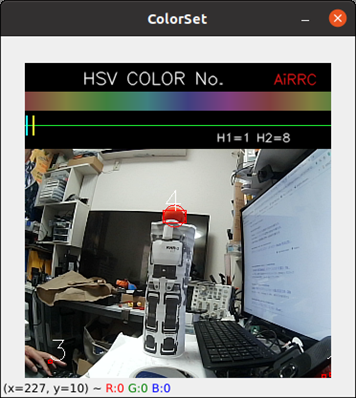
#> input picture pics-ocv/image019.png, 356 x 398 px, given in place of the camera
$ python image_pro.py
#> lines starting #> are read from the running program, lines starting #| are printed output that depends on the picture
#> in main, img is the input picture: shape (398, 356, 3); mean B, G, R 119, 120, 118.6
#!/usr/bin/env python
# -*- coding: utf-8 -*-
# by T.Nishimura
# 2020.10.22
#
import cv2
import numpy as np
import time
import math
#
def read_img():
  img = cv2.imread('image.png')
  return (img)
#
def write_img(nameimg,img):
  cv2.imwrite(nameimg,img)
#
def resize_img(img,w,h):
  ##resize--
  img = cv2.resize(img,(w,h))
  return (img)
#
def zoom_img(img,zo):#zo=0,1,2,3,4
  h,w,c=img_size(img)
  #trim
  img_zoom = img[int(h*zo/10):int(h-h*zo/10), int(w*zo/10):int(w-w*zo/10)]
  return (img_zoom)
#
def rotat(img,ang):
#> called with ang = 10
  h,w,c=img_size(img)
#> h = 398; w = 356; c = 3
  m = cv2.getRotationMatrix2D((w / 2, h / 2), ang, 1)
#> m = [[0.985, 0.174, -31.85], [-0.174, 0.985, 33.93]]
  im_roto = cv2.warpAffine(img, m, (w,h))
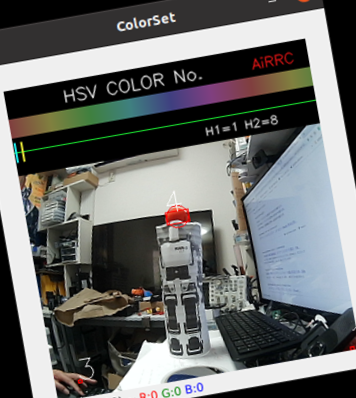
#> im_roto: shape (398, 356, 3); mean B, G, R 106.9, 107.9, 106.2
  return(im_roto)
  #
# [41 lines left out: functions edge_pro, line_pro, circle_pro, not called in this run]
#
def draw_circle(img,x,y,r):
  cv2.circle(img, (x, y), r, (0, 255, 0), 2)
#
# [5 lines left out: function imshow_pro, not called in this run]
#
def hcon_img(img1,img2):
  img=cv2.hconcat([img1,img2])
  return(img)
#
def vcon_img(img1,img2):
  img=cv2.vconcat([img1,img2])
  return(img)
#
def graytorgb(img):
  img2 = cv2.cvtColor(img,cv2.COLOR_GRAY2BGR)
  return(img2)
#
def put_airrc(img):
  cv2.putText(img, "AiRRC", (10,55),0, 1, (0, 0, 255), 1, cv2.LINE_AA)
  return(img)
#
def img_size(img):
  height, width, channels = img.shape[:3]
  return height, width, channels
#--------------------------------------------------
def main():
  print('image processing in python-opencv')
  cap = cv2.VideoCapture(0)
# cap.set(cv2.CAP_PROP_FOURCC, cv2.VideoWriter_fourcc('M','J','P','G'))
# cap.set(cv2.CAP_PROP_FOURCC, cv2.VideoWriter_fourcc('Y','U','Y','V'))
  cap.set(cv2.CAP_PROP_FRAME_WIDTH, 320)
  cap.set(cv2.CAP_PROP_FRAME_HEIGHT,240)
  cap.set(cv2.CAP_PROP_FPS, 15)
  cap.set(cv2.CAP_PROP_BUFFERSIZE,1)
  while(cap.isOpened()):
    #for x in range(0,2):
    ret, img = cap.read()
    if ret==True:
      img=rotat(img,10)
      img=zoom_img(img,3)
#> in zoom_img, `h,w,c=img_size(img)`: h = 398; w = 356; c = 3
#> in zoom_img, `img_zoom = img[int(h*zo/10):int(h-h*zo/10), int(w*zo/10):int(w-w*zo/10)]`:
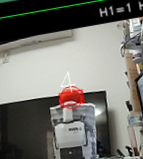
#> img_zoom: shape (159, 143, 3); mean B, G, R 109.6, 115.8, 116.6
      img=resize_img(img,160,120)
#> in resize_img, `img = cv2.resize(img,(w,h))`:
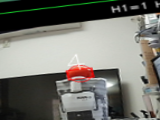
#> img: shape (120, 160, 3); mean of channels 0, 1, 2 109.5, 115.7, 116.5; drawn as B, G, R
      cv2.imshow('image',img)
      # [6 lines of commented-out code are left out]
      if cv2.waitKey(1) & 0xFF == ord('q'):
#> (key q is pressed here)
        print ("quit")
        break
    else:
        print ("no flame")
        break
  cap.release()
  cv2.destroyAllWindows()
#--------------------------------------------------
if __name__ == "__main__":
  main()

$ run again, on pics-ocv/image020.png
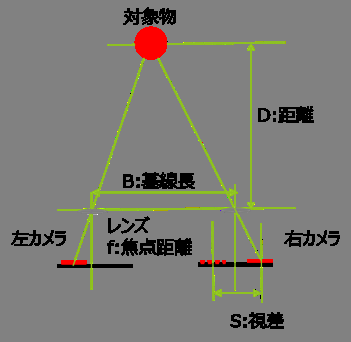
#> input picture pics-ocv/image020.png, 351 x 342 px, given in place of the camera
#> in main, img is the input picture: shape (342, 351, 3); mean B, G, R 119, 124.2, 125
#> in rotat, `h,w,c=img_size(img)`: h = 342; w = 351; c = 3
#> m = [[0.985, 0.174, -27.03], [-0.174, 0.985, 33.07]]
#> in rotat, `im_roto = cv2.warpAffine(img, m, (w,h))`:
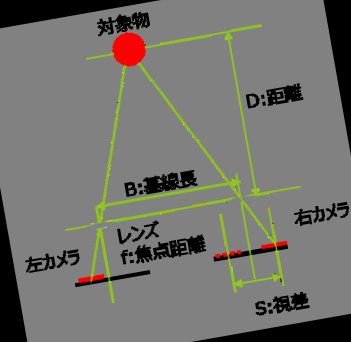
#> im_roto: shape (342, 351, 3); mean B, G, R 109.5, 114.8, 115.6
#> in zoom_img, `h,w,c=img_size(img)`: h = 342; w = 351; c = 3
#> in resize_img, `img = cv2.resize(img,(w,h))`:
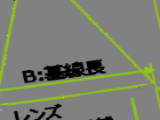
#> img: shape (120, 160, 3); mean of channels 0, 1, 2 113.7, 126.9, 122.7; drawn as B, G, R

$ run again, on pics-ocv/image021.png
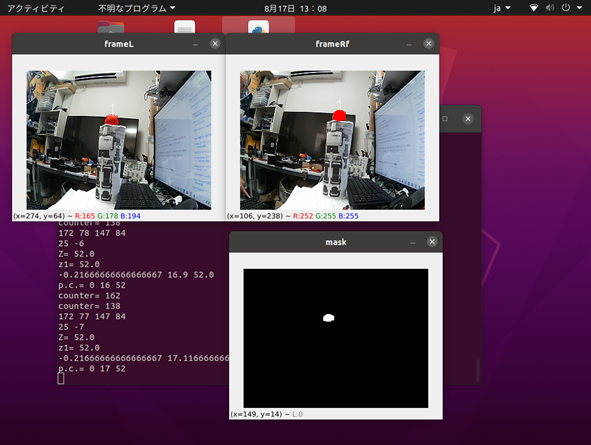
#> input picture pics-ocv/image021.png, 591 x 445 px, given in place of the camera
#> in main, img is the input picture: shape (445, 591, 3); mean B, G, R 84.9, 63.2, 95.2
#> in rotat, `h,w,c=img_size(img)`: h = 445; w = 591; c = 3
#> m = [[0.985, 0.174, -34.15], [-0.174, 0.985, 54.69]]
#> in rotat, `im_roto = cv2.warpAffine(img, m, (w,h))`:
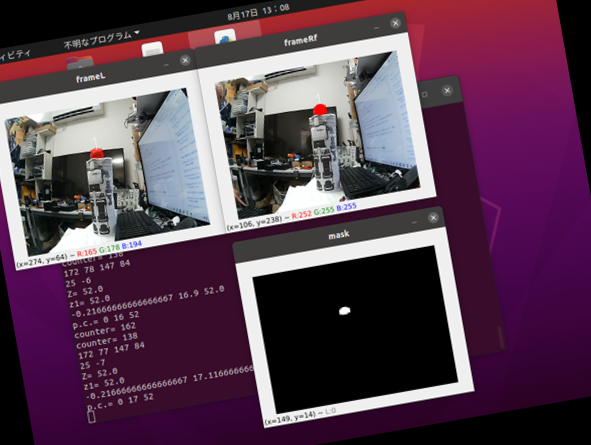
#> im_roto: shape (445, 591, 3); mean B, G, R 81, 61.4, 89.2
#> in zoom_img, `h,w,c=img_size(img)`: h = 445; w = 591; c = 3
#> in resize_img, `img = cv2.resize(img,(w,h))`:
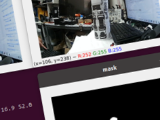
#> img: shape (120, 160, 3); mean of channels 0, 1, 2 100.2, 94.6, 99; drawn as B, G, R
